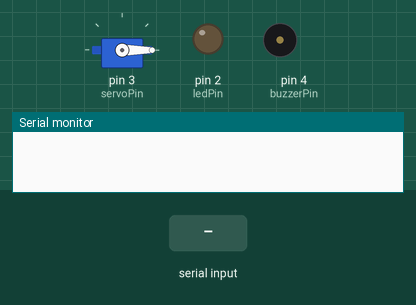
Recording of a sketch running on a simulated Arduino Uno, built with avr-gcc and run on an emulated ATmega328P. Shown: servo, output pins drawn as LEDs (lit = HIGH), buzzer (waves = sounding, pin HIGH), the last lines printed to the serial monitor. Dashed ring = blinking. The test bench sets the inputs (shaded band).

Above: at 1.2 s.
1.3 s: "1" received over Serial
At 1.55 s:
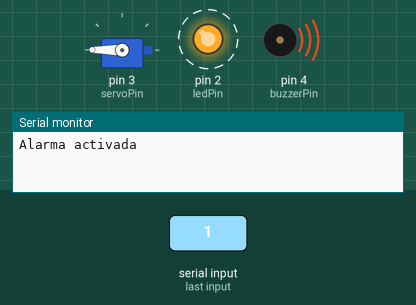
4.3 s: "0" received over Serial
At 5.7 s:
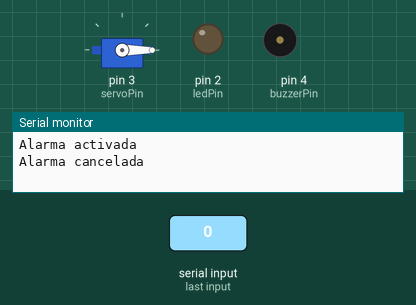
Timing chart, 0 to 7.3 s (numbered marks = the images above; inputs shaded):
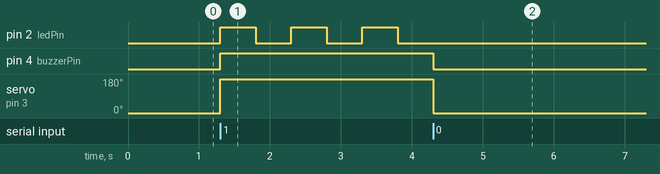

The sketch:

codigo_Arduino_Alarma.ino
```cpp
#include <Servo.h>

// Pines
const int ledPin = 2;
const int buzzerPin = 4;
const int servoPin = 3;

Servo miServo;

bool alarmaActiva = false;
unsigned long buzzerStartTime = 0;
bool buzzerActivo = false;

void setup() {
  Serial.begin(9600);
  pinMode(ledPin, OUTPUT);
  pinMode(buzzerPin, OUTPUT);
  miServo.attach(servoPin);
  miServo.write(0);  // Posición inicial
}

void loop() {
  // Lectura del puerto serial
  if (Serial.available() > 0) {
    char comando = Serial.read();

    if (comando == '1') {
      alarmaActiva = true;
      buzzerActivo = true;
      buzzerStartTime = millis();
      miServo.write(180);  // Girar motor
      Serial.println("Alarma activada");
    }
    else if (comando == '0') {
      alarmaActiva = false;
      buzzerActivo = false;
      digitalWrite(buzzerPin, LOW);
      digitalWrite(ledPin, LOW);
      miServo.write(0);  // Regresar motor
      Serial.println("Alarma cancelada");
    }
  }

  // Parpadeo LED si la alarma está activa
  if (alarmaActiva) {
    static unsigned long previousMillis = 0;
    unsigned long currentMillis = millis();
    static bool ledState = false;

    if (currentMillis - previousMillis >= 500) {  // Cada 0.5 segundos
      previousMillis = currentMillis;
      ledState = !ledState;
      digitalWrite(ledPin, ledState);
    }
  }

  // Activar buzzer por 5 segundos solo una vez
  if (buzzerActivo) {
    digitalWrite(buzzerPin, HIGH);
    if (millis() - buzzerStartTime >= 5000) {
      digitalWrite(buzzerPin, LOW);
      buzzerActivo = false;
    }
  }
}
```

Measured:
- after the input at 1.3 s, pin 2 (ledPin): alternates HIGH for 0.50 s and LOW for 0.50 s, starting at once; pin 4 (buzzerPin): LOW → HIGH at once; servo on pin 3 (servoPin): 0° → 180° at once
- after the input at 4.3 s, pin 2 (ledPin): stops changing and stays LOW; pin 4 (buzzerPin): HIGH → LOW after 0.00 s instead of 2.0 s; servo on pin 3 (servoPin): 180° → 0° at once
